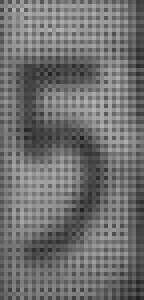
%> input picture five.JPG, 36 x 75 px (shown 4 times larger)
$ octave --eval "result = binarizeImage(imread('five.JPG'));"   (GNU Octave 9; MATLAB toolbox functions it lacks are replaced by stand-ins)
%> lines starting %> are read from the running program, lines starting %| are printed output that depends on the picture; in (x1, y1, x2, y2) boxes, pixels count from 0 and x2, y2 are one past the last pixel; in counts of white or black regions, pixels touching at a corner belong together; the program's own positions count from 1
### gbt.m
function T=gbt(img)

[height, width] = size(img);
    for R=1:height
        for C=1:width
            if (R == 1 && C ==1)
                x = img(R, C);
            else
                x = [x, img(R, C)];
            end
        end
    end

p=length(x);
T=x(randi(p-1));
T0=0;

t1=x<=T;
t2=x>T;
mean1=sum(x(t1))/sum(t1);
mean2=sum(x(t2))/sum(t2);

while abs(T-T0)>10^-8
    T0=T;
    T=(mean1+mean2)/2;
    t1=x<T;
    t2=x>T;
    mean1=sum(x(t1))/sum(t1);
    mean2=sum(x(t2))/sum(t2);
end

### binarizeImage.m
function [image, thresh] = binarizeImage(img)
    [height, width] = size(img);
     %thresh = max([min(max(img,[],1))  min(max(img,[],2))]);
     thresh = gbt(img);
     image = zeros(height, width);
    for R=1:height
        for C=1:width
            if (img(R,C) > thresh)
                image(R, C) = 1;
            end
        end
    end
end
%> after the loop in gbt, `for R=1:height`: x = 8100 values, max 180 at index 2724, min 32 at index 3693, mean 112.2
%> in gbt, `t1=x<=T;`: t1 = 8100 logical values, 1962 true
%> in gbt, `t2=x>T;`: t2 = 8100 logical values, 6138 true
%> in gbt, `mean1=sum(x(t1))/sum(t1);`: mean1 = 71.68
%> in gbt, `mean2=sum(x(t2))/sum(t2);`: mean2 = 125.1
%> the loop in gbt, `while abs(T-T0)>10^-8` made 8 passes
%> (T0, T, mean1, mean2) on passes 1 to 8: (86, 98.4, 78.37, 131.2), (98.4, 104.8, 81.57, 134.1), (104.8, 107.9, 83.3, 135.8), (107.9, 109.5, 84.24, 136.7), (109.5, 110.5, 84.84, 137.2), (110.5, 111, 85.3, 137.7), (111, 111.5, 85.3, 137.7), (111.5, 111.5, 85.3, 137.7)
%> in binarizeImage, `thresh = gbt(img);`: thresh = 111.5
%> after the loop in binarizeImage, `for R=1:height`:
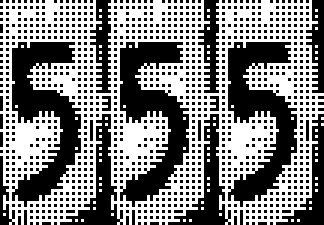
%> image: size 75x108 double (shown 3 times larger); values 0 (black) and 1 (white), 51.3% white; 913 black regions (903 under 20 px), largest, box (x1, y1, x2, y2) and area: (4, 14, 27, 69) 630, (40, 14, 63, 69) 630, (76, 14, 99, 69) 630

$ run again, on new.JPG
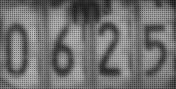
%> input picture new.JPG, 176 x 89 px
%> t1 = 46992 logical values, 44892 true
%> t2 = 46992 logical values, 2100 true
%> in gbt, `mean1=sum(x(t1))/sum(t1);`: mean1 = 108.8
%> in gbt, `mean2=sum(x(t2))/sum(t2);`: mean2 = 175.8
%> the loop in gbt, `while abs(T-T0)>10^-8` made 1 pass
%> (T0, T, mean1, mean2) on pass 1: (168, 142.3, 98.7, 158.7)
%> thresh = 142.3
%> after the loop in binarizeImage, `for R=1:height`:
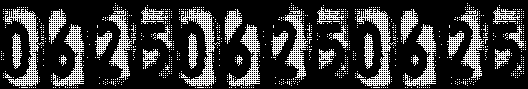
%> image: size 89x528 double; values 0 (black) and 1 (white), 21.8% white in thin lines or dots
